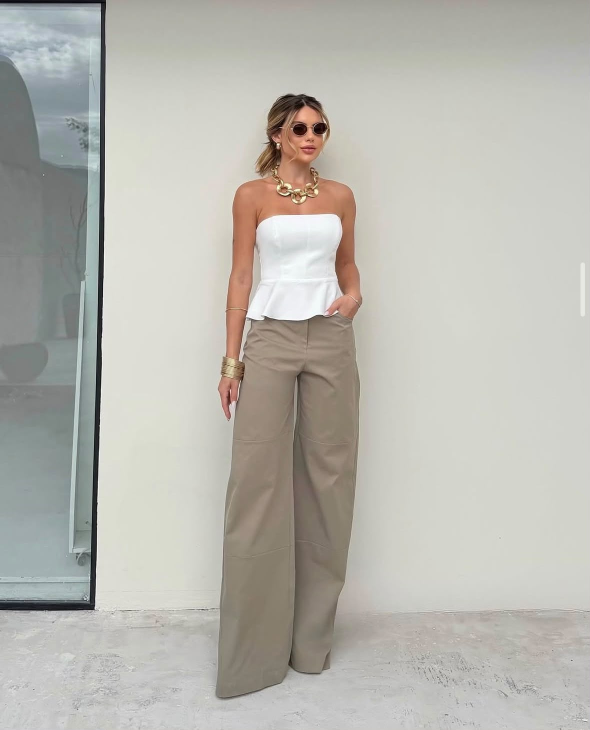
#> input picture Fotos-site/WhatsApp Image 2026-10-01 at 22.27.05.jpeg, 1179 x 1459 px (shown at 1/2 size); its folder holds 4 pictures in this run
$ python prepare-images.py
#> lines starting #> are read from the running program, lines starting #| are printed output that depends on the picture
"""
Prepara as fotos originais (Fotos-site/) para uso no site.

O que faz:
  - remove o indicador de rolagem do Instagram que ficou na borda direita dos prints;
  - recorta elementos de terceiros (logotipos, capas de livros) quando necessário;
  - gera recortes de detalhe usados no mosaico;
  - grava tudo em src/assets/images/ com nomes descritivos.

A otimização final (AVIF/WebP, vários tamanhos) é feita pelo Astro no build.

Uso:  python tools/prepare-images.py
Para trocar uma foto: substitua o arquivo em src/assets/images/ mantendo o nome,
ou ajuste a tabela SOURCES abaixo e rode o script de novo.
"""
from pathlib import Path
from PIL import Image, ImageOps

ROOT = Path(__file__).resolve().parent.parent
SRC = ROOT / "Fotos-site"
OUT = ROOT / "src" / "assets" / "images"
PUBLIC = ROOT / "public"

PREFIX = "WhatsApp Image 2026-10-01 at "
SAFE_RIGHT = 1150  # tudo à direita disso contém o indicador de rolagem do print

# nome de saída: (arquivo original, caixa de recorte (x0, y0, x1, y1) ou None)
SOURCES = {
    # Hero — mesmo look, frente e costas
    "hero-frente": ("22.27.05.jpeg", None),
    "hero-costas": ("22.27.06.jpeg", None),
    # Manifesto
    "arara-halters": ("22.27.08 (2).jpeg", None),
    # Curadoria
    "casual-tee-flores": ("22.27.07.jpeg", (262, 0, SAFE_RIGHT, 1034)),  # corta capas de livros
    "essenciais-halter-renda": ("22.27.07 (1).jpeg", None),
    "conjunto-listrado-andando": ("22.27.08.jpeg", None),
    "ocasiao-cetim-perfil": ("22.27.06 (2).jpeg", None),
    # Experiência
    "detalhe-cetim-cinto": ("22.27.05 (1).jpeg", None),
    # Editorial
    "editorial-cetim": ("22.27.06 (1).jpeg", None),
    # Mosaico
    "conjunto-listrado-frente": ("22.27.08 (1).jpeg", None),
    "tee-verao": ("22.27.07 (2).jpeg", (398, 0, 1010, 921)),  # corta logotipo de terceiros
    "detalhe-renda": ("22.27.08 (2).jpeg", (90, 640, SAFE_RIGHT, 1340)),
    "detalhe-colar": ("22.27.05.jpeg", (300, 150, 860, 800)),
    "detalhe-bolsa": ("22.27.06 (1).jpeg", (300, 760, 880, 1320)),
}


def main() -> None:
    OUT.mkdir(parents=True, exist_ok=True)
    PUBLIC.mkdir(parents=True, exist_ok=True)

    for name, (file, box) in SOURCES.items():
        im = Image.open(SRC / (PREFIX + file)).convert("RGB")
#> im is the input picture: PIL image 1179x1459 RGB; mean R, G, B 184.8, 183.2, 176.1
        w, h = im.size
#> w = 1179; h = 1459
        im = im.crop(box or (0, 0, min(w, SAFE_RIGHT), h))
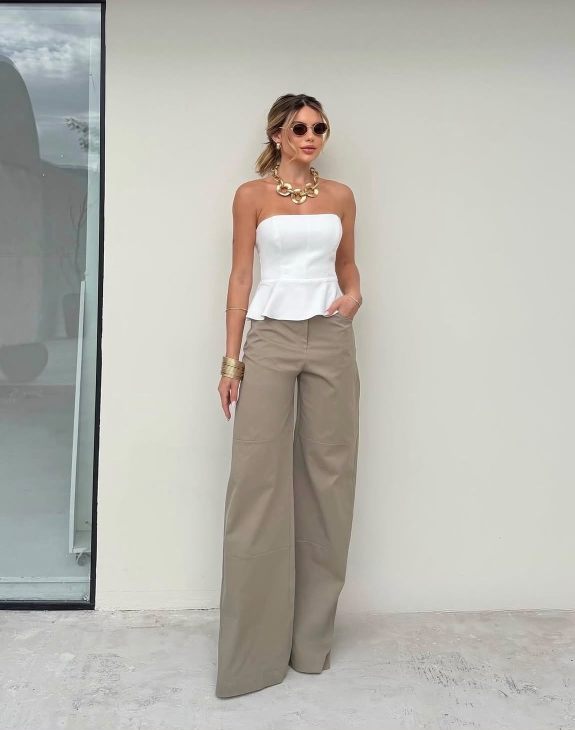
#> im: PIL image 1150x1459 RGB (shown at 1/2 size); mean R, G, B 184.4, 182.7, 175.6
        im.save(OUT / f"{name}.jpg", quality=95, subsampling=0)
        print(f"{name:28s} {im.size}")
#| hero-frente                  (1150, 1459)

    # Imagem de compartilhamento (Open Graph) — díptico do hero, 1200x630
    og = Image.new("RGB", (1200, 630), "#f3f0e8")
    for i, name in enumerate(("hero-frente", "hero-costas")):
        panel = ImageOps.fit(
            Image.open(OUT / f"{name}.jpg"), (600, 630), Image.LANCZOS, centering=(0.5, 0.22)
        )
        og.paste(panel, (i * 600, 0))
    og.save(PUBLIC / "og-mab-closet.jpg", quality=86, optimize=True, progressive=True)
    print("og-mab-closet.jpg", og.size)


if __name__ == "__main__":
#> (the run stopped early here; a loop or call above may not have finished)
